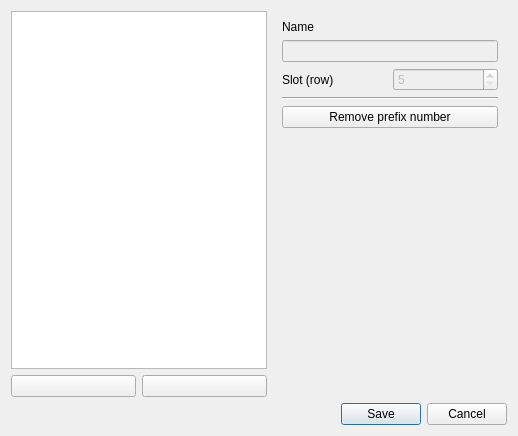
<?xml version="1.0" encoding="UTF-8"?>
<ui version="4.0">
 <class>Dialog</class>
 <widget class="QDialog" name="Dialog">
  <property name="geometry">
   <rect>
    <x>0</x>
    <y>0</y>
    <width>518</width>
    <height>436</height>
   </rect>
  </property>
  <property name="windowTitle">
   <string>Create archive from wave files</string>
  </property>
  <layout class="QGridLayout" name="gridLayout_2">
   <item row="0" column="0">
    <widget class="QTableView" name="fileView">
     <property name="sizePolicy">
      <sizepolicy hsizetype="Preferred" vsizetype="Expanding">
       <horstretch>0</horstretch>
       <verstretch>0</verstretch>
      </sizepolicy>
     </property>
     <property name="selectionBehavior">
      <enum>QAbstractItemView::SelectRows</enum>
     </property>
     <property name="sortingEnabled">
      <bool>true</bool>
     </property>
     <attribute name="verticalHeaderVisible">
      <bool>false</bool>
     </attribute>
    </widget>
   </item>
   <item row="0" column="1" rowspan="2">
    <widget class="QWidget" name="widget" native="true">
     <layout class="QGridLayout" name="gridLayout">
      <item row="3" column="0" colspan="2">
       <widget class="Line" name="line">
        <property name="orientation">
         <enum>Qt::Horizontal</enum>
        </property>
       </widget>
      </item>
      <item row="2" column="1">
       <widget class="QSpinBox" name="slotSpin">
        <property name="enabled">
         <bool>false</bool>
        </property>
        <property name="minimum">
         <number>5</number>
        </property>
        <property name="maximum">
         <number>72</number>
        </property>
       </widget>
      </item>
      <item row="0" column="0">
       <widget class="QLabel" name="label">
        <property name="text">
         <string>Name</string>
        </property>
       </widget>
      </item>
      <item row="1" column="0" colspan="2">
       <widget class="QLineEdit" name="nameEdit">
        <property name="enabled">
         <bool>false</bool>
        </property>
       </widget>
      </item>
      <item row="2" column="0">
       <widget class="QLabel" name="label_2">
        <property name="text">
         <string>Slot (row)</string>
        </property>
       </widget>
      </item>
      <item row="5" column="0">
       <spacer name="verticalSpacer">
        <property name="orientation">
         <enum>Qt::Vertical</enum>
        </property>
        <property name="sizeHint" stdset="0">
         <size>
          <width>20</width>
          <height>40</height>
         </size>
        </property>
       </spacer>
      </item>
      <item row="4" column="0" colspan="2">
       <widget class="QPushButton" name="removePrefixBtn">
        <property name="text">
         <string>Remove prefix number</string>
        </property>
       </widget>
      </item>
     </layout>
    </widget>
   </item>
   <item row="1" column="0">
    <layout class="QHBoxLayout" name="horizontalLayout">
     <item>
      <widget class="QPushButton" name="addBtn">
       <property name="icon">
        <iconset theme="list-add"/>
       </property>
      </widget>
     </item>
     <item>
      <widget class="QPushButton" name="removeBtn">
       <property name="icon">
        <iconset theme="list-remove"/>
       </property>
      </widget>
     </item>
    </layout>
   </item>
   <item row="2" column="0" colspan="2">
    <widget class="QDialogButtonBox" name="buttonBox">
     <property name="orientation">
      <enum>Qt::Horizontal</enum>
     </property>
     <property name="standardButtons">
      <set>QDialogButtonBox::Cancel|QDialogButtonBox::Save</set>
     </property>
    </widget>
   </item>
  </layout>
 </widget>
 <resources/>
 <connections>
  <connection>
   <sender>buttonBox</sender>
   <signal>rejected()</signal>
   <receiver>Dialog</receiver>
   <slot>reject()</slot>
   <hints>
    <hint type="sourcelabel">
     <x>316</x>
     <y>260</y>
    </hint>
    <hint type="destinationlabel">
     <x>286</x>
     <y>274</y>
    </hint>
   </hints>
  </connection>
 </connections>
</ui>
